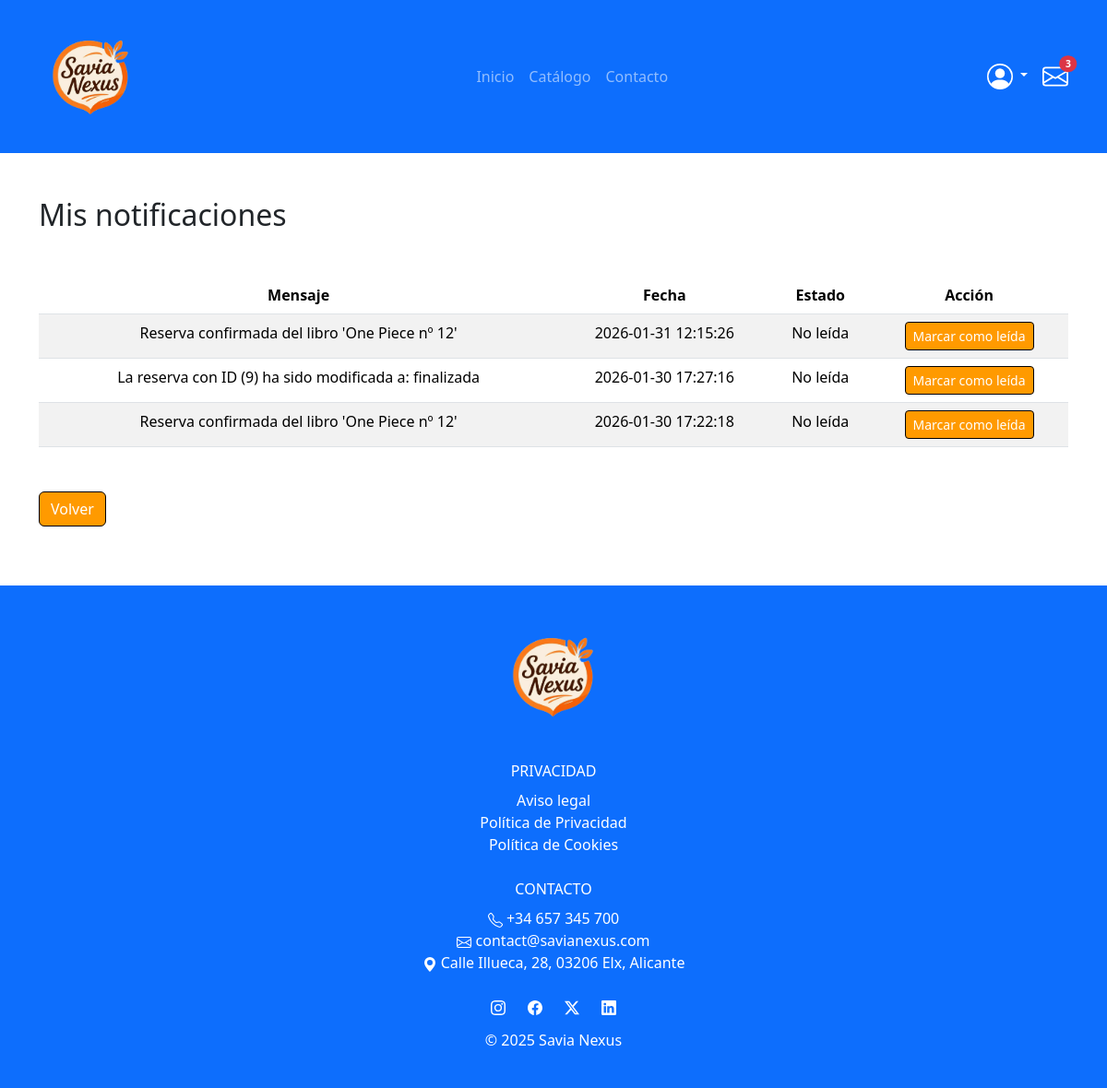
/user/notifications.php (signed in), run on the app's committed database.
### tables this page shows
CREATE TABLE `notificaciones` (
  `codigo` int(11) NOT NULL,
  `codUsuario` varchar(9) DEFAULT NULL,
  `mensaje` text NOT NULL,
  `fecha_creacion` datetime DEFAULT current_timestamp(),
  `leida` enum('leida','no leida') DEFAULT 'no leida'
);

### models/Notification.php (called while the page is built, shortened)
<?php
class Notification {
    private PDO $pdo;
    public function __construct(PDO $pdo) {
        $this->pdo = $pdo;
    }
    public function getUserNotifications(string $codUsuario) {
        $sql = "SELECT * FROM notificaciones
                WHERE codUsuario = ?
                ORDER BY fecha_creacion DESC";
        $stmt = $this->pdo->prepare($sql);
        $stmt->execute([$codUsuario]);
        return $stmt->fetchAll();
    }
}

### public/user/notifications.php (the view, shortened to what this page needs)
<?php
require_once __DIR__ . '/../../includes/config.php';
require_once __DIR__ . '/../../models/Notification.php';
$notificationModel = new Notification($pdo);
$codUsuario = $_SESSION['dni'];
$notifications = $notificationModel->getUserNotifications($codUsuario);
?>
<?php include __DIR__ . '/../../includes/head.php'; ?>
<body>
    <?php include __DIR__ . '/../../includes/navbar.php'; ?>
    <div class="container mt-5 mb-5">
        <h2 class="mb-5">Mis notificaciones</h2>
        <?php if (empty($notifications)): ?>
            <p>No tienes notificaciones.</p>
        <?php else: ?>
            <table class="table table-striped">
                <thead>
                <tr class="text-center">
                    <th>Mensaje</th>
                    <th>Fecha</th>
                    <th>Estado</th>
                    <th>Acción</th>
                </tr>
                </thead>
                <tbody>
                <?php foreach ($notifications as $n): ?>
                    <tr class="text-center">
                        <td><?= htmlspecialchars($n['mensaje']) ?></td>
                        <td><?= $n['fecha_creacion'] ?></td>
                        <td>
                            <?= $n['leida'] === 'leida' ? 'Leída' : 'No leída' ?>
                        </td>
                        <td>
                            <?php if ($n['leida'] === 'no leida'): ?>
                                <form method="post">
                                    <button class="btn btn-sm btn-primary">
                                        Marcar como leída
                                    </button>
                                </form>
                            <?php else: ?>
                                —
                            <?php endif; ?>
                        </td>
                    </tr>
                <?php endforeach; ?>
                </tbody>
            </table>
        <?php endif; ?>
        <div class="mt-5">
            <a href="dashboard.php" class="btn btn-primary mb-3">
                Volver
            </a>
        </div>
    </div>
    <?php include __DIR__ . '/../../includes/footer.php'; ?>
</body>
</html>

### public/assets/css/style.css (style rules this page uses)
:root { --primary-color: #FF9A00; --hover-color: #CC7A00; }
.btn-primary { background-color: var(--primary-color); border-color: black; }
a { text-decoration: none; color: black; }

### data on the page
notificaciones: mensaje "Reserva confirmada del libro 'One Piece nº 12'", fecha_creacion "2026-01-31 12:15:26", leida "No leída"
notificaciones: mensaje "La reserva con ID (9) ha sido modificada a: finalizada", fecha_creacion "2026-01-30 17:27:16", leida "No leída"
notificaciones: mensaje "Reserva confirmada del libro 'One Piece nº 12'", fecha_creacion "2026-01-30 17:22:18", leida "No leída"

### other printed values
$unreadNotifications "3"
